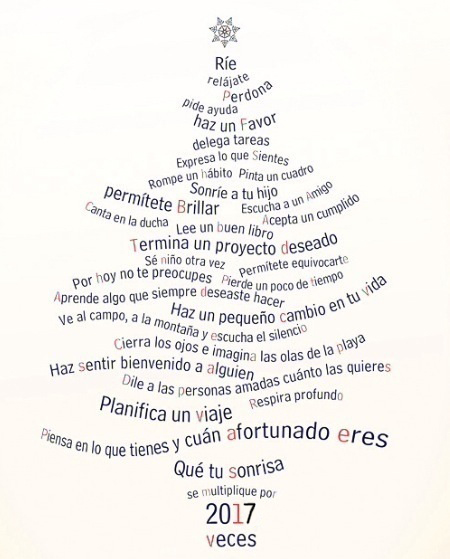
//> input picture Pruebas de Juan/ConsoleApplication1/ConsoleApplication1/lena.JPG, 450 x 559 px, given in place of the camera
$ ./ConsoleApplication1   (built with g++ and OpenCV 4)
//> lines starting //> are read from the running program, lines starting //| are printed output that depends on the picture; after the words box and inside, x2 and y2 are one past the last pixel; in counts of white or black regions, pixels touching at a corner belong together
#include "stdafx.h"
#include <iostream>
#include <opencv\cv.hpp>
#include <vector>

using namespace std;
using namespace cv;

Mat image;

int main()
{
	VideoCapture cap(0);
	Mat frame, grey_img, blur_img, bin_img, canny_img;
	Rect roi(140, 100, 200, 200);
	vector<vector<Point>> contours;
	vector<Vec4i> hierarchy;

	for (;;)
	{
		cap >> frame;
//> frame is the input picture: 559 rows x 450 cols, CV_8UC3; mean B, G, R 237.5, 240.4, 242.7

		if (frame.empty())
			break;

		image.create(frame.rows,frame.cols,CV_8UC1);
		image = frame(roi);
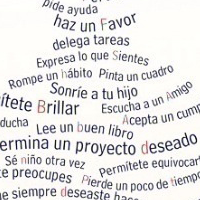
//> image: 200 rows x 200 cols, CV_8UC3; mean B, G, R 226.6, 226.6, 227.7
		cvtColor(image, grey_img, CV_BGR2GRAY);
		blur(grey_img, blur_img, Size(3, 3));
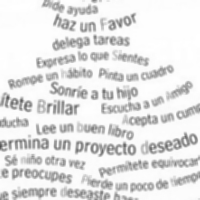
//> blur_img: 200 rows x 200 cols, CV_8UC1; min 78, max 255, mean 227
		threshold(blur_img, bin_img, 0, 255, THRESH_BINARY_INV + THRESH_OTSU);
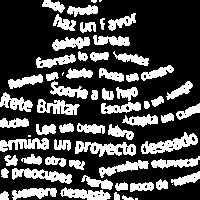
//> bin_img: 200 rows x 200 cols, CV_8UC1; 29.6% white; 64 white regions (6 under 20 px), largest, box (x1, y1, x2, y2) and area: (141, 132, 198, 154) 551, (75, 141, 136, 157) 542, (12, 168, 72, 184) 479
		Canny(bin_img, canny_img, 50, 100, 3);
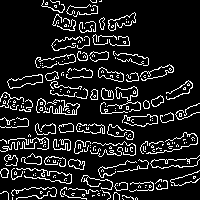
//> canny_img: 200 rows x 200 cols, CV_8UC1; 12.6% white in thin lines or dots

		findContours(canny_img,contours,CV_RETR_LIST, CV_CHAIN_APPROX_SIMPLE, cv::Point(0,0)); //Voy a destruir al p*** creador de esta función
//> contours = 289 contours, 261 with area under 20; largest, box (x1, y1, x2, y2) and area: (7, 74, 43, 89) 268, (7, 74, 43, 89) 260, (108, 12, 136, 31) 228, (108, 12, 136, 31) 216, (107, 86, 141, 112) 194

		int c_size = 0, c_idx = 0;
		Mat drawing = image.clone();
		for (int i = 0; i < contours.size(); i++) {
			cout << contours[i] << endl;
			if (contours.size() > c_size) {
				c_idx = i;
				c_size = contours.size();
			}
			if (i != 0) {	//Dibujamos el contorno, quitamos el primer valor porque es el recuadro de la imagen
				drawContours(drawing, contours, i, (0, 0, 255), 2, 8, hierarchy, 0, Point());
			}
		}
//> this loop made 289 passes
//> c_size on pass 1: 289
//| [122, 198;
//|  123, 199]
//| [136, 197;
//|  135, 198;
//> (the first 4 of 41 printed lines)
//> (output is shown up to pass 8 of 289)
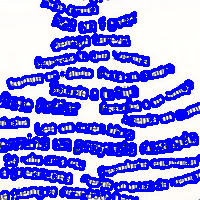
//> drawing: 200 rows x 200 cols, CV_8UC3; mean B, G, R 245.4, 143.2, 143.8
//> after the loop, c_idx = 0; c_size = 289

		//Pasamos el mayor valor al vector boundary0 (es el rect醤gulo)
		vector<Point> boundary0;
		//Acumulamos el vector que se dibuja en una nueva variable
		vector<Point> boundary1;
		vector<Point> peaks_;
		if (!contours.empty()) {
			boundary0 = contours[c_idx]; //cnt
//> boundary0 = 2 Points (x, y): [122, 198], [123, 199]
			boundary1 = contours[1];
//> boundary1 = 8 Points (x, y): [136, 197], [135, 198], [135, 199], [135, 198], [136, 197], [137, 198], [137, 199], [137, 198]
			cout << boundary0 << endl;
		}

		//ESTO NO FUNCIONA
		//Aproximamos el contorno y lo dibujamos
		vector<Point> boundary;
		if (!boundary0.empty()) {
			approxPolyDP(boundary1, boundary, 2, false); //Aproxima el valor del contorno
//> boundary = 3 Points (x, y): [136, 197], [135, 199], [137, 198]

			for (int i = 0; i < boundary.size(); i++) {
				cout << "Estoy dibujando" << endl;
				cout << (boundary[i] + Point(roi.x, roi.y)) << endl;
				Point center = boundary[i] + Point(roi.x, roi.y);
				circle(image, center, 25, Scalar(0, 255, 0));
				//imshow("Contornos", temp);
			}
//> this loop made 3 passes
//> center on passes 1 to 3: Point(276, 297), Point(275, 299), Point(277, 298)
		}
		/// Show in a window

		imshow("Contours", drawing);
		imshow("Resultado", image);


		//imshow("Demo", canny_img);

		char c = (char)waitKey(10);
//> the Esc key is pressed
		if (c == 27)
			break;
	}
	return 0;
}
